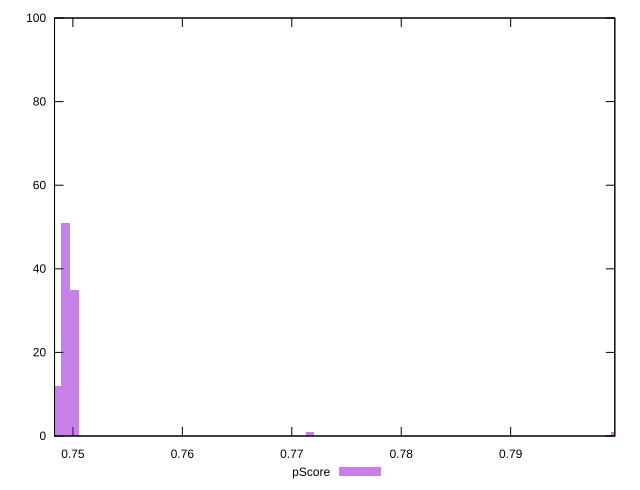

This chart was generated by the following gnuplot code:
reset

$pScore <<EOF
0.7485519118751329 12
0.749349091759984 51
0.750146271644835 35
0.7995714245055999 1
0.7716701285358133 1
EOF

set key outside below
set boxwidth 0.0007971798848510468
set xrange [0.7483211111111111:0.7995166667302449]
set yrange [0:100]
set trange [0:100]
set style fill transparent solid 0.5 noborder
set terminal svg size 640, 490 enhanced background rgb 'white'
set output "reports/report_00030_2021-02-24T20-42-31.540Z/uses-rel-preconnect/samples/astro/pScore/histogram.svg"

plot $pScore title "pScore" with boxes

reset
